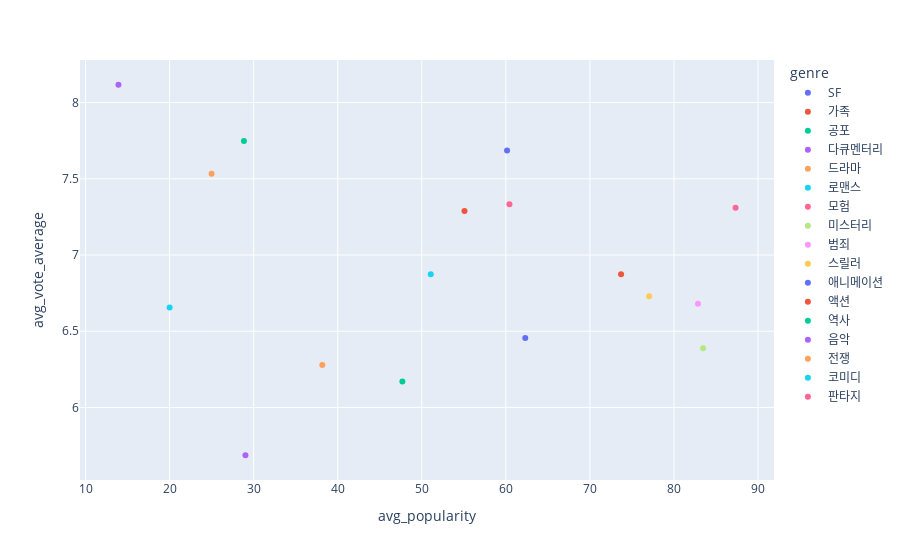

The notebook cell this image was saved under:
### Code cell
import plotly.express as px

fig = px.scatter( #-> scatter: 산점도
    agg, 
    x="avg_popularity",
    y="avg_vote_average",
    hover_name="genre", #-> 마우스를 오버하면 장르가 나옴
    color="genre" 
    
)

fig.show()

### Figure 1 — Plotly figure (JSON) as saved in the notebook; plotly's stock layout.template omitted (floating-point values rounded to 4 significant figures)
{"data": [{"hovertemplate": "<b>%{hovertext}</b><br><br>genre=SF<br>avg_popularity=%{x}<br>avg_vote_average=%{y}<extra></extra>", "hovertext": ["SF"], "legendgroup": "SF", "marker": {"color": "#636efa", "symbol": "circle"}, "mode": "markers", "name": "SF", "orientation": "v", "showlegend": true, "type": "scatter", "x": [62.31], "xaxis": "x", "y": [6.456], "yaxis": "y"}, {"hovertemplate": "<b>%{hovertext}</b><br><br>genre=가족<br>avg_popularity=%{x}<br>avg_vote_average=%{y}<extra></extra>", "hovertext": ["가족"], "legendgroup": "가족", "marker": {"color": "#EF553B", "symbol": "circle"}, "mode": "markers", "name": "가족", "orientation": "v", "showlegend": true, "type": "scatter", "x": [55.08], "xaxis": "x", "y": [7.289], "yaxis": "y"}, {"hovertemplate": "<b>%{hovertext}</b><br><br>genre=공포<br>avg_popularity=%{x}<br>avg_vote_average=%{y}<extra></extra>", "hovertext": ["공포"], "legendgroup": "공포", "marker": {"color": "#00cc96", "symbol": "circle"}, "mode": "markers", "name": "공포", "orientation": "v", "showlegend": true, "type": "scatter", "x": [47.69], "xaxis": "x", "y": [6.17], "yaxis": "y"}, {"hovertemplate": "<b>%{hovertext}</b><br><br>genre=다큐멘터리<br>avg_popularity=%{x}<br>avg_vote_average=%{y}<extra></extra>", "hovertext": ["다큐멘터리"], "legendgroup": "다큐멘터리", "marker": {"color": "#ab63fa", "symbol": "circle"}, "mode": "markers", "name": "다큐멘터리", "orientation": "v", "showlegend": true, "type": "scatter", "x": [13.92], "xaxis": "x", "y": [8.117], "yaxis": "y"}, {"hovertemplate": "<b>%{hovertext}</b><br><br>genre=드라마<br>avg_popularity=%{x}<br>avg_vote_average=%{y}<extra></extra>", "hovertext": ["드라마"], "legendgroup": "드라마", "marker": {"color": "#FFA15A", "symbol": "circle"}, "mode": "markers", "name": "드라마", "orientation": "v", "showlegend": true, "type": "scatter", "x": [38.17], "xaxis": "x", "y": [6.278], "yaxis": "y"}, {"hovertemplate": "<b>%{hovertext}</b><br><br>genre=로맨스<br>avg_popularity=%{x}<br>avg_vote_average=%{y}<extra></extra>", "hovertext": ["로맨스"], "legendgroup": "로맨스", "marker": {"color": "#19d3f3", "symbol": "circle"}, "mode": "markers", "name": "로맨스", "orientation": "v", "showlegend": true, "type": "scatter", "x": [20.0], "xaxis": "x", "y": [6.656], "yaxis": "y"}, {"hovertemplate": "<b>%{hovertext}</b><br><br>genre=모험<br>avg_popularity=%{x}<br>avg_vote_average=%{y}<extra></extra>", "hovertext": ["모험"], "legendgroup": "모험", "marker": {"color": "#FF6692", "symbol": "circle"}, "mode": "markers", "name": "모험", "orientation": "v", "showlegend": true, "type": "scatter", "x": [87.32], "xaxis": "x", "y": [7.311], "yaxis": "y"}, {"hovertemplate": "<b>%{hovertext}</b><br><br>genre=미스터리<br>avg_popularity=%{x}<br>avg_vote_average=%{y}<extra></extra>", "hovertext": ["미스터리"], "legendgroup": "미스터리", "marker": {"color": "#B6E880", "symbol": "circle"}, "mode": "markers", "name": "미스터리", "orientation": "v", "showlegend": true, "type": "scatter", "x": [83.47], "xaxis": "x", "y": [6.389], "yaxis": "y"}, {"hovertemplate": "<b>%{hovertext}</b><br><br>genre=범죄<br>avg_popularity=%{x}<br>avg_vote_average=%{y}<extra></extra>", "hovertext": ["범죄"], "legendgroup": "범죄", "marker": {"color": "#FF97FF", "symbol": "circle"}, "mode": "markers", "name": "범죄", "orientation": "v", "showlegend": true, "type": "scatter", "x": [82.85], "xaxis": "x", "y": [6.681], "yaxis": "y"}, {"hovertemplate": "<b>%{hovertext}</b><br><br>genre=스릴러<br>avg_popularity=%{x}<br>avg_vote_average=%{y}<extra></extra>", "hovertext": ["스릴러"], "legendgroup": "스릴러", "marker": {"color": "#FECB52", "symbol": "circle"}, "mode": "markers", "name": "스릴러", "orientation": "v", "showlegend": true, "type": "scatter", "x": [77.05], "xaxis": "x", "y": [6.729], "yaxis": "y"}, {"hovertemplate": "<b>%{hovertext}</b><br><br>genre=애니메이션<br>avg_popularity=%{x}<br>avg_vote_average=%{y}<extra></extra>", "hovertext": ["애니메이션"], "legendgroup": "애니메이션", "marker": {"color": "#636efa", "symbol": "circle"}, "mode": "markers", "name": "애니메이션", "orientation": "v", "showlegend": true, "type": "scatter", "x": [60.14], "xaxis": "x", "y": [7.686], "yaxis": "y"}, {"hovertemplate": "<b>%{hovertext}</b><br><br>genre=액션<br>avg_popularity=%{x}<br>avg_vote_average=%{y}<extra></extra>", "hovertext": ["액션"], "legendgroup": "액션", "marker": {"color": "#EF553B", "symbol": "circle"}, "mode": "markers", "name": "액션", "orientation": "v", "showlegend": true, "type": "scatter", "x": [73.71], "xaxis": "x", "y": [6.873], "yaxis": "y"}, {"hovertemplate": "<b>%{hovertext}</b><br><br>genre=역사<br>avg_popularity=%{x}<br>avg_vote_average=%{y}<extra></extra>", "hovertext": ["역사"], "legendgroup": "역사", "marker": {"color": "#00cc96", "symbol": "circle"}, "mode": "markers", "name": "역사", "orientation": "v", "showlegend": true, "type": "scatter", "x": [28.84], "xaxis": "x", "y": [7.748], "yaxis": "y"}, {"hovertemplate": "<b>%{hovertext}</b><br><br>genre=음악<br>avg_popularity=%{x}<br>avg_vote_average=%{y}<extra></extra>", "hovertext": ["음악"], "legendgroup": "음악", "marker": {"color": "#ab63fa", "symbol": "circle"}, "mode": "markers", "name": "음악", "orientation": "v", "showlegend": true, "type": "scatter", "x": [29.02], "xaxis": "x", "y": [5.687], "yaxis": "y"}, {"hovertemplate": "<b>%{hovertext}</b><br><br>genre=전쟁<br>avg_popularity=%{x}<br>avg_vote_average=%{y}<extra></extra>", "hovertext": ["전쟁"], "legendgroup": "전쟁", "marker": {"color": "#FFA15A", "symbol": "circle"}, "mode": "markers", "name": "전쟁", "orientation": "v", "showlegend": true, "type": "scatter", "x": [24.99], "xaxis": "x", "y": [7.532], "yaxis": "y"}, {"hovertemplate": "<b>%{hovertext}</b><br><br>genre=코미디<br>avg_popularity=%{x}<br>avg_vote_average=%{y}<extra></extra>", "hovertext": ["코미디"], "legendgroup": "코미디", "marker": {"color": "#19d3f3", "symbol": "circle"}, "mode": "markers", "name": "코미디", "orientation": "v", "showlegend": true, "type": "scatter", "x": [51.07], "xaxis": "x", "y": [6.874], "yaxis": "y"}, {"hovertemplate": "<b>%{hovertext}</b><br><br>genre=판타지<br>avg_popularity=%{x}<br>avg_vote_average=%{y}<extra></extra>", "hovertext": ["판타지"], "legendgroup": "판타지", "marker": {"color": "#FF6692", "symbol": "circle"}, "mode": "markers", "name": "판타지", "orientation": "v", "showlegend": true, "type": "scatter", "x": [60.43], "xaxis": "x", "y": [7.333], "yaxis": "y"}], "layout": {"legend": {"title": {"text": "genre"}, "tracegroupgap": 0}, "margin": {"t": 60}, "xaxis": {"anchor": "y", "domain": [0, 1], "title": {"text": "avg_popularity"}}, "yaxis": {"anchor": "x", "domain": [0, 1], "title": {"text": "avg_vote_average"}}}}
